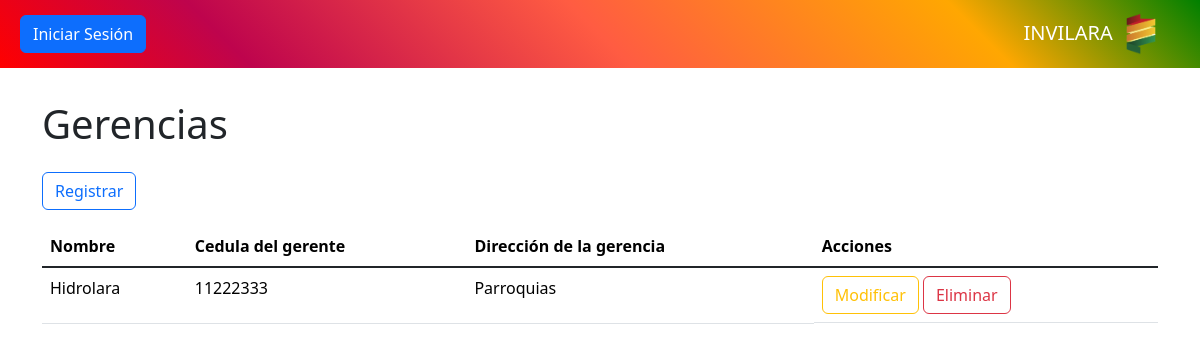
/controlador/gerencia.php, run on an earlier commit of the app's database.
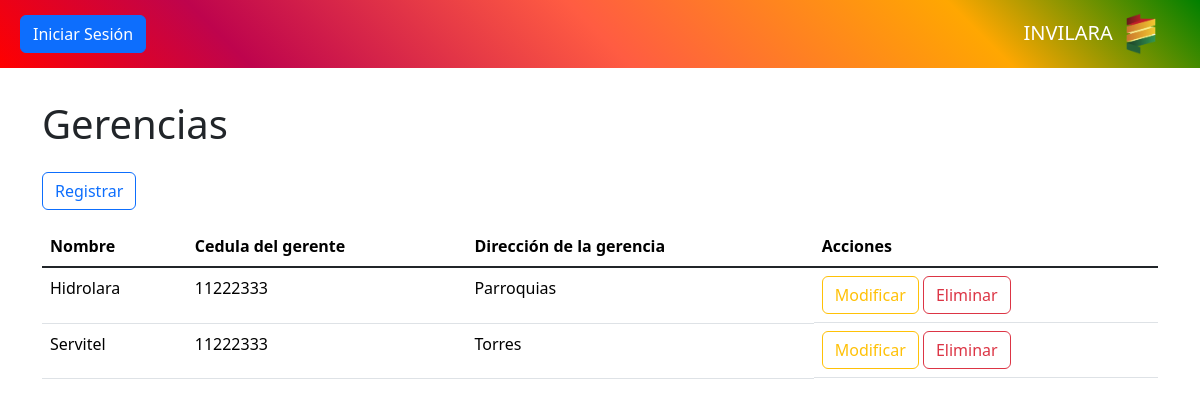
And on a later commit of the database.
### tables this page shows
CREATE TABLE `gerencia` (
  `id` int NOT NULL AUTO_INCREMENT,
  `cedula_gerente` int DEFAULT NULL,
  `nombre` varchar(200) DEFAULT NULL,
  `direccion` varchar(200) DEFAULT NULL,
  PRIMARY KEY (`id`) USING BTREE,
  KEY `gerencia_gerente_FK` (`cedula_gerente`),
  CONSTRAINT `gerencia_gerente_FK` FOREIGN KEY (`cedula_gerente`) REFERENCES `gerente` (`cedula`) ON DELETE SET NULL ON UPDATE CASCADE
);

### controlador/gerencia.php (called while the page is built, shortened)
<?php
require_once "modelo/gerencia.php";
$modelo = new Gerencia();
require_once "modelo/gerente.php";
$datos = $modelo->consultar();
require_once "vista/gerencia.php";
?>

### modelo/base_datos.php (called while the page is built)
<?php
class BaseDatos
{
    private $host = "localhost";
    private $dbname = "invilara";
    private $usuario = "root";
    private $contrasena = "";
    public function conexion()
    {
        $dsn = "mysql" . ":" . "host=" . $this->host . ";" . "dbname=" . $this->dbname . ";";
        $pdo = new PDO($dsn, $this->usuario, $this->contrasena);
        $pdo->setAttribute(PDO::ATTR_ERRMODE, PDO::ERRMODE_EXCEPTION);
        return $pdo;
    }
}
?>

### modelo/gerencia.php (called while the page is built, shortened)
<?php
require_once "modelo/base_datos.php";
class Gerencia extends BaseDatos
{
    private $tabla = "gerencia";
    public function consultar()
    {
        $stmt = $this->conexion()->query("SELECT * FROM {$this->tabla}");
        $result = $stmt->fetchAll(PDO::FETCH_ASSOC);
        return $result;
    }
}
?>

### vista/gerencia.php (the view, shortened to what this page needs)
<?php require_once "vista/componentes/encabezado.php"; ?>
<?php require_once "vista/componentes/barra.php"; ?>
<main class="container" id="crud">
    <h1>Gerencias</h1>
    <button class="btn btn-outline-primary my-3" value="insertar">Registrar</button>
    <div class="table-responsive">
        <table class="table table-hover">
            <thead>
                <tr>
                    <th>Nombre</th>
                    <th>Cedula del gerente</th>
                    <th>Dirección de la gerencia</th>
                    <th>Acciones</th>
                </tr>
            </thead>
            <tbody class="table-group-divider">
                <?php foreach ($datos as $d): ?>
                    <tr>
                        <td><?php echo $d["nombre"] ?></td>
                        <td><?php echo $d["cedula_gerente"] ?></td>
                        <td><?php echo $d["direccion"] ?></td>
                        <td class="d-grid d-md-block gap-2">
                            <button class="btn btn-outline-warning" value="modificar">Modificar</button>
                            <button class="btn btn-outline-danger" value="eliminar" data-bs-toggle="modal"
                                data-bs-target="#modal-eliminacion">Eliminar</button>
                        </td>
                    </tr>
                <?php endforeach ?>
            </tbody>
        </table>
    </div>
</main>

What changed in the data, as far as the page shows it:
added gerencia: nombre "Servitel", cedula_gerente "11222333", direccion "Torres"
